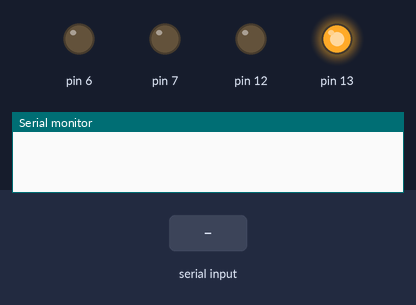
A sketch run on a simulated Arduino Mega 2560, built with avr-gcc and run on an emulated ATmega2560. Parts: output pins drawn as LEDs (lit = HIGH), the last lines printed to the serial monitor. The inputs (shaded band) are chosen by the test bench.

Above: at 1.2 s.
1.3 s: "90,45\n" received over Serial
At 1.8 s:
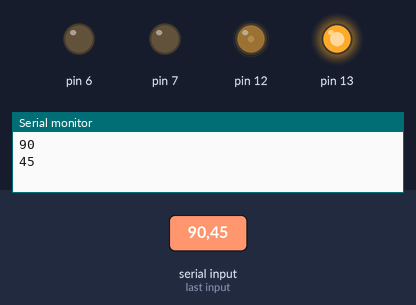
3.8 s: "30,150\n" received over Serial
At 4.7 s:
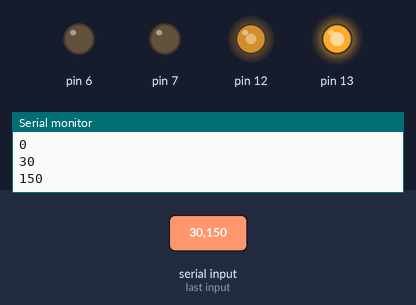
6.4 s: "200\n" received over Serial
At 6.9 s:
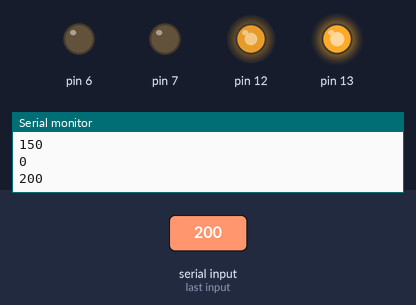
9.0 s: "90\n" received over Serial
At 9.9 s:
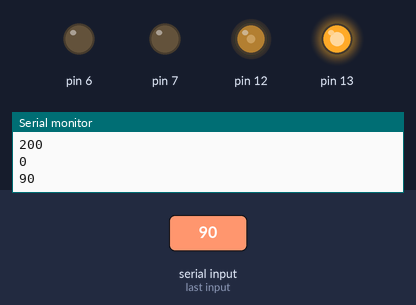
Timing chart, 0 to 12.0 s (numbered marks = the images above; inputs shaded):
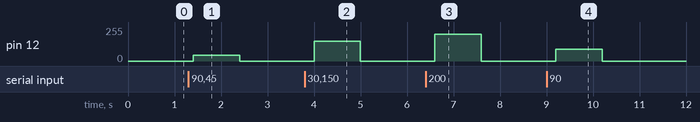

The sketch:

calibrateWheels.ino
```cpp
#include <Servo.h>


Servo wheel;

void setup() {
  // initialize serial:
  Serial.begin(9600);
  //myservo.attach(9);

//these are just sent to defaults so we dont get in the way of the servos
  analogWrite(6, 0);  //suspension actuators extended ('up')
  analogWrite(7, 0);  //dumpActuator retracted 'down'
  //analogWrite(8, 10);    //auger stopped
  analogWrite(13, 255);  //door actuators retracted, 'closed'


  // servo pins valid Wed May 8 night
  digitalWrite(33, HIGH);  //enable lf

}

void loop() {
  // if there's any serial available, read it:
  while (Serial.available() > 0) {
    int val = Serial.parseInt();
    Serial.println(val);

    analogWrite(12, val); //lf
  }
  delay(200);
}
```

Measured:
- after the input at 1.3 s, pin 12: 0/255 → 45/255 after 0.10 s, → 0/255 1.0 s later
- after the input at 3.8 s, pin 12: 0/255 → 150/255 after 0.20 s, → 0/255 1.0 s later
- after the input at 6.4 s, pin 12: 0/255 → 200/255 after 0.20 s, → 0/255 1.0 s later
- after the input at 9.0 s, pin 12: 0/255 → 90/255 after 0.20 s, → 0/255 1.0 s later
